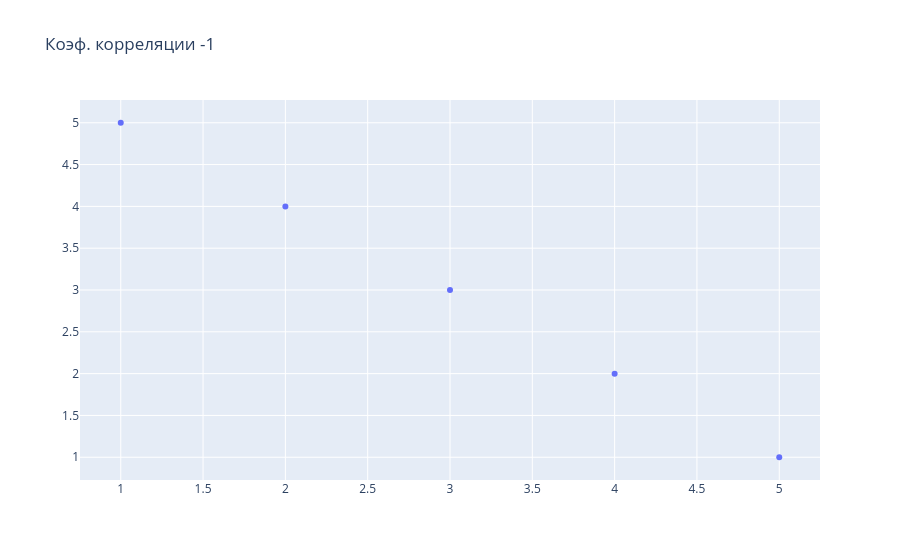

The notebook cell saved with this chart:
### Code cell
import plotly.graph_objects as go

fig = go.Figure()
fig.add_trace(
    go.Scatter(
        y=Y,
        x=X,
        mode='markers')
)
fig.update_layout(title_text="Коэф. корреляции -1")
fig.show()

### Figure 1 — Plotly figure (JSON) as saved in the notebook; plotly's stock layout.template omitted (floating-point values rounded to 4 significant figures)
{"data": [{"mode": "markers", "type": "scatter", "x": [4, 5, 2, 3, 1], "y": [2, 1, 4, 3, 5]}], "layout": {"title": {"text": "Коэф. корреляции -1"}}}
